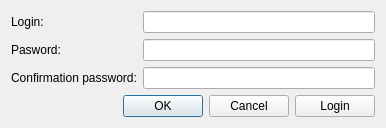
<?xml version="1.0" encoding="UTF-8"?>
<ui version="4.0">
 <class>RegistrationForm</class>
 <widget class="QWidget" name="RegistrationForm">
  <property name="geometry">
   <rect>
    <x>0</x>
    <y>0</y>
    <width>386</width>
    <height>112</height>
   </rect>
  </property>
  <property name="windowTitle">
   <string>Form</string>
  </property>
  <layout class="QVBoxLayout" name="verticalLayout">
   <item>
    <layout class="QFormLayout" name="formLayout">
     <item row="0" column="0">
      <widget class="QLabel" name="Login">
       <property name="text">
        <string>Login:</string>
       </property>
      </widget>
     </item>
     <item row="2" column="0">
      <widget class="QLabel" name="label_2">
       <property name="text">
        <string>Confirmation password:</string>
       </property>
      </widget>
     </item>
     <item row="0" column="1">
      <widget class="QLineEdit" name="LoginEdit"/>
     </item>
     <item row="2" column="1">
      <widget class="QLineEdit" name="ConfirmationPasswordEdit">
       <property name="echoMode">
        <enum>QLineEdit::EchoMode::Password</enum>
       </property>
      </widget>
     </item>
     <item row="1" column="1">
      <widget class="QLineEdit" name="PasswordEdit">
       <property name="echoMode">
        <enum>QLineEdit::EchoMode::Password</enum>
       </property>
      </widget>
     </item>
     <item row="1" column="0">
      <widget class="QLabel" name="label_3">
       <property name="text">
        <string>Pasword:</string>
       </property>
      </widget>
     </item>
    </layout>
   </item>
   <item>
    <spacer name="verticalSpacer">
     <property name="orientation">
      <enum>Qt::Orientation::Vertical</enum>
     </property>
     <property name="sizeHint" stdset="0">
      <size>
       <width>20</width>
       <height>40</height>
      </size>
     </property>
    </spacer>
   </item>
   <item>
    <layout class="QHBoxLayout" name="horizontalLayout">
     <item>
      <widget class="QDialogButtonBox" name="buttonBox">
       <property name="standardButtons">
        <set>QDialogButtonBox::StandardButton::Cancel|QDialogButtonBox::StandardButton::Ok</set>
       </property>
      </widget>
     </item>
     <item>
      <widget class="QPushButton" name="loginButton">
       <property name="text">
        <string>Login</string>
       </property>
      </widget>
     </item>
    </layout>
   </item>
  </layout>
 </widget>
 <resources/>
 <connections/>
</ui>
